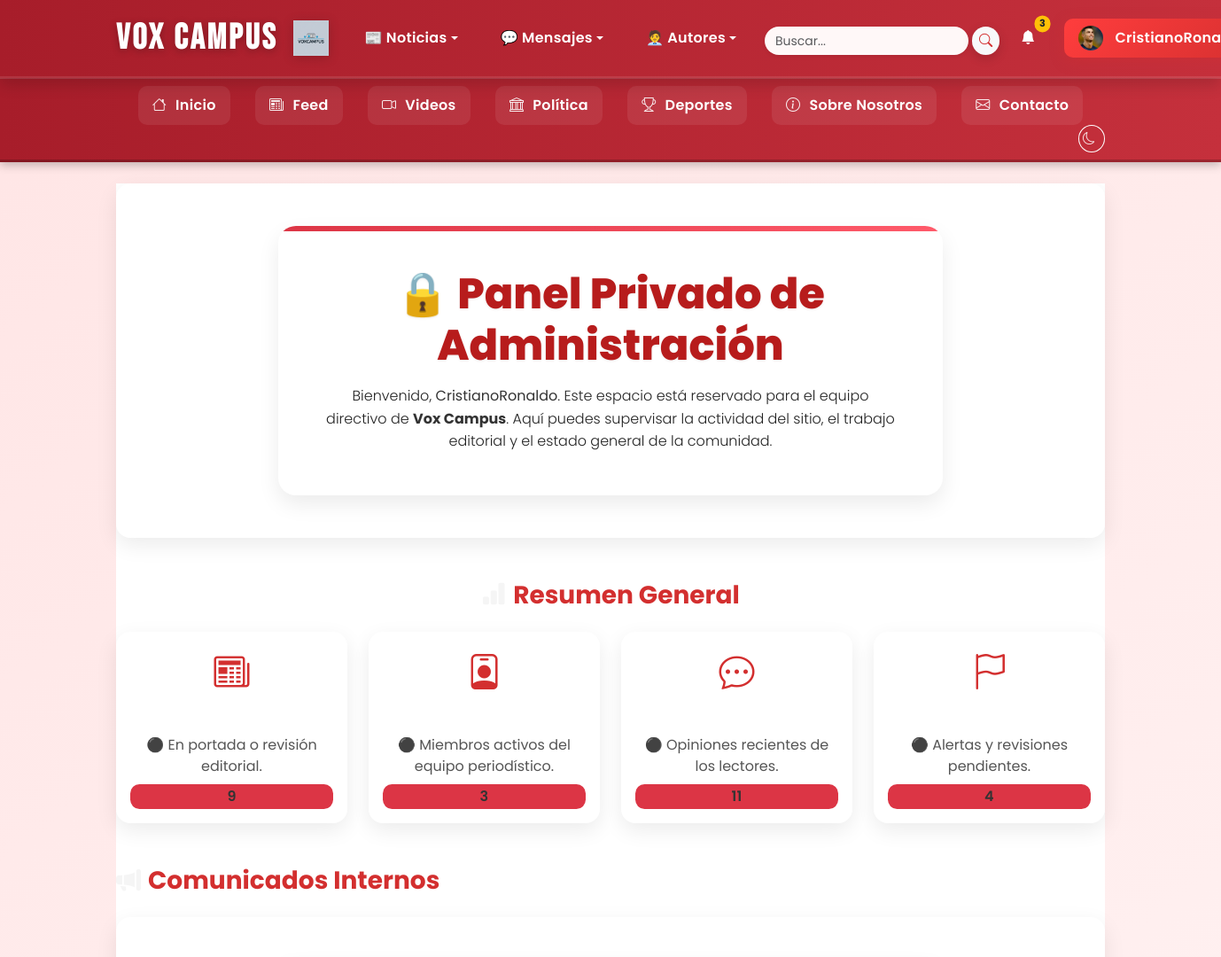
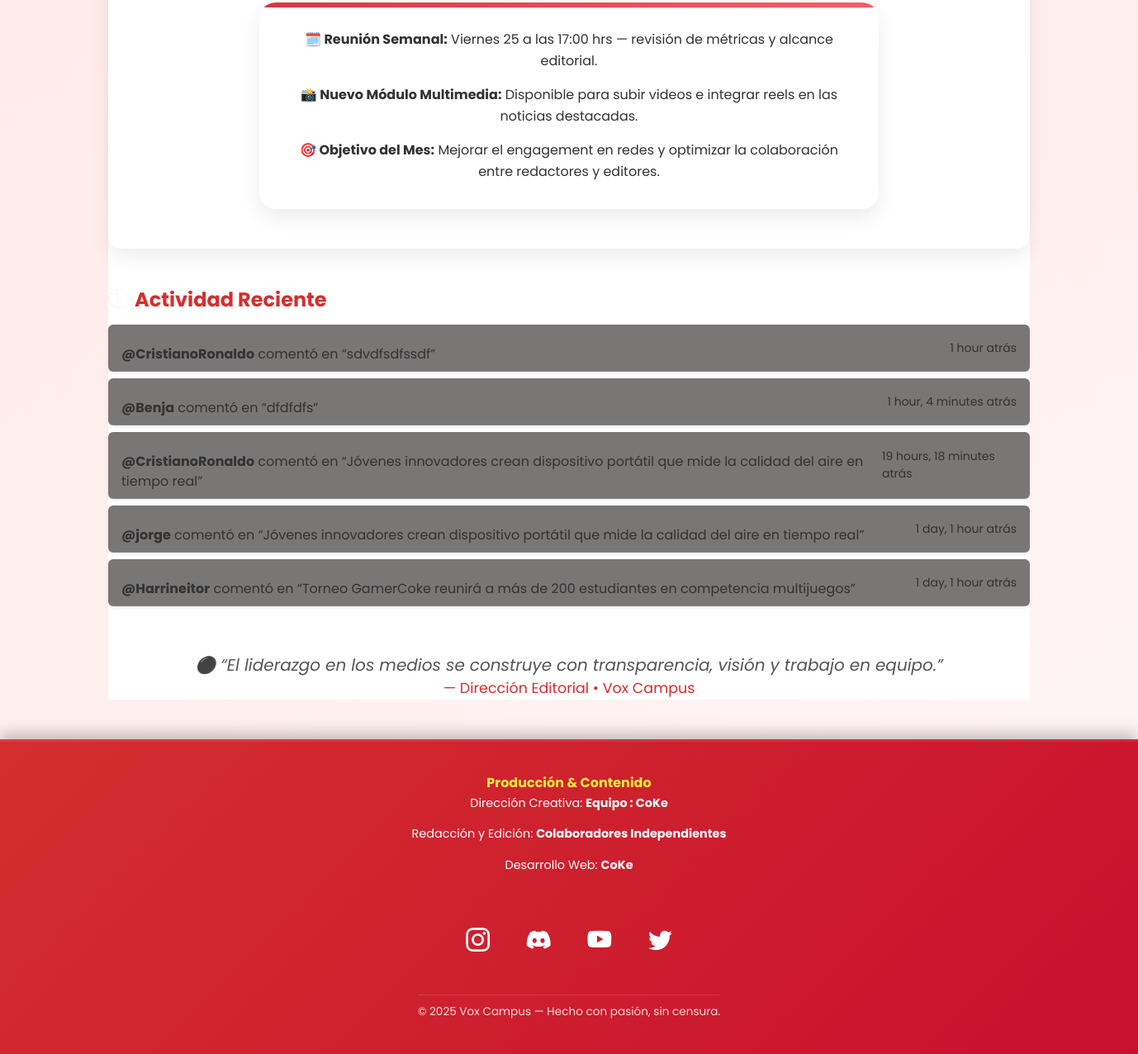
The app's page /inicio-privado/ (signed in) with its own data (2 pictures, top to bottom).
### noticias/models.py (models this page shows, shortened)
class Perfil(models.Model):
    user = models.OneToOneField(User, on_delete=models.CASCADE, related_name='perfil')
    bio = models.TextField(blank=True, null=True)
    avatar = models.ImageField(upload_to='avatares/', blank=True, null=True)
    banner = models.ImageField(upload_to='banners/', blank=True, null=True)
    ultima_actividad = models.DateTimeField(default=timezone.now)
    twitter = models.URLField(max_length=200, blank=True, null=True)
    github = models.URLField(max_length=200, blank=True, null=True)
    instagram = models.URLField(max_length=200, blank=True, null=True)
    linkedin = models.URLField(max_length=200, blank=True, null=True)
    sitio_web = models.URLField(max_length=200, blank=True, null=True)
    rol = models.CharField(
        max_length=20,
        choices=[('autor', 'Autor'), ('admin', 'Administrador')],
        default='autor'
    )

class Actividad(models.Model):
    usuario = models.ForeignKey(User, on_delete=models.CASCADE)
    accion = models.CharField(max_length=255)
    fecha = models.DateTimeField(auto_now_add=True)
    url = models.CharField(max_length=255, blank=True)

### noticias/views.py (the view)
# urls.py: path('inicio-privado/', views.inicio_privado, name='panel_privado'),
@login_required
def inicio_privado(request):
    total_noticias = Noticia.objects.count()
    total_colaboradores = User.objects.filter(
        noticias__isnull=False,
        is_superuser=False
    ).distinct().count()
    total_comentarios = Respuesta.objects.count()
    total_reportes = Reporte.objects.count()
    actividades = Actividad.objects.order_by('-fecha')[:5]
    context = {
        'total_noticias': total_noticias,
        'total_colaboradores': total_colaboradores,
        'total_comentarios': total_comentarios,
        'total_reportes': total_reportes,
        'actividades': actividades,
    }
    return render(request, 'noticias/panel_privado.html', context)

### templates/noticias/panel_privado.html (shortened to what this page needs)
{% extends 'noticias/base.html' %}
{% load static %}
{% block content %}
<div class="panel-privado">
  <div class="card bg-gradient-danger text-white shadow-lg mb-5 border-0"
       style="background:linear-gradient(135deg,#b71c1c,#d32f2f);">
    <div class="card-body text-center p-5">
      <h1 class="fw-bold display-5 mb-3">🔒 Panel Privado de Administración</h1>
      <p class="lead mb-0">
        Bienvenido, <strong>{{ user.username }}</strong>.
        Este espacio está reservado para el equipo directivo de <span class="fw-bold">Vox Campus</span>.
        Aquí puedes supervisar la actividad del sitio, el trabajo editorial y el estado general de la comunidad.
      </p>
    </div>
  </div>
  <section class="mb-5">
    <h3 class="fw-bold text-danger mb-4 text-center"><i class="bi bi-bar-chart-fill me-2"></i>Resumen General</h3>
    <div class="row g-4 text-center">
      <div class="col-md-3">
        <div class="card border-0 shadow-sm p-3">
          <i class="bi bi-newspaper fs-1 text-danger mb-2"></i>
          <h5 class="fw-bold">Noticias Activas</h5>
          <p class="text-muted mb-0">En portada o revisión editorial.</p>
          <span class="badge bg-danger mt-2 fs-6">{{ total_noticias }}</span>
        </div>
      </div>
      <div class="col-md-3">
        <div class="card border-0 shadow-sm p-3">
          <i class="bi bi-person-badge fs-1 text-danger mb-2"></i>
          <h5 class="fw-bold">Colaboradores</h5>
          <p class="text-muted mb-0">Miembros activos del equipo periodístico.</p>
          <span class="badge bg-danger mt-2 fs-6">{{ total_colaboradores }}</span>
        </div>
      </div>
      <div class="col-md-3">
        <div class="card border-0 shadow-sm p-3">
          <i class="bi bi-chat-dots fs-1 text-danger mb-2"></i>
          <h5 class="fw-bold">Comentarios</h5>
          <p class="text-muted mb-0">Opiniones recientes de los lectores.</p>
          <span class="badge bg-danger mt-2 fs-6">{{ total_comentarios }}</span>
        </div>
      </div>
      <div class="col-md-3">
        <div class="card border-0 shadow-sm p-3">
          <i class="bi bi-flag fs-1 text-danger mb-2"></i>
          <h5 class="fw-bold">Reportes</h5>
          <p class="text-muted mb-0">Alertas y revisiones pendientes.</p>
          <span class="badge bg-danger mt-2 fs-6">{{ total_reportes }}</span>
        </div>
      </div>
    </div>
  </section>
  <section class="mb-5">
    <h3 class="fw-bold text-danger mb-4"><i class="bi bi-megaphone-fill me-2"></i>Comunicados Internos</h3>
    <div class="card border-0 shadow-sm">
      <div class="card-body">
        <p class="mb-3"><strong>🗓️ Reunión Semanal:</strong> Viernes 25 a las 17:00 hrs — revisión de métricas y alcance editorial.</p>
        <p class="mb-3"><strong>📸 Nuevo Módulo Multimedia:</strong> Disponible para subir videos e integrar reels en las noticias destacadas.</p>
        <p class="mb-0"><strong>🎯 Objetivo del Mes:</strong> Mejorar el engagement en redes y optimizar la colaboración entre redactores y editores.</p>
      </div>
    </div>
  </section>
  <section class="mt-5">
    <h4 class="text-danger fw-bold mb-3"><i class="bi bi-clock-history me-2"></i>Actividad Reciente</h4>
    <div class="list-group">
      {% for a in actividades %}
      <a href="{{ a.url }}" class="list-group-item bg-dark text-white border-0 mb-2 rounded shadow-sm">
        <div class="d-flex justify-content-between align-items-center">
          <span>
            <strong>@{{ a.usuario.username }}</strong> {{ a.accion }}
          </span>
          <small class="card-text">{{ a.fecha|timesince }} atrás</small>
        </div>
      </a>
      {% empty %}
      <p class="card-text">No hay actividad reciente registrada.</p>
      {% endfor %}
    </div>
  </section>
  <section class="text-center mt-5 mb-5">
    <blockquote class="blockquote">
      <p class="fs-5 text-muted fst-italic">“El liderazgo en los medios se construye con transparencia, visión y trabajo en equipo.”</p>
      <footer class="blockquote-footer text-danger">Dirección Editorial • Vox Campus</footer>
    </blockquote>
  </section>
</div>
{% endblock %}

### templates/noticias/base.html (shortened to what this page needs)
{% load static %}
<!DOCTYPE html>
<html lang="es">
<head>
   <link href="https://cdn.jsdelivr.net/npm/bootstrap@5.3.2/dist/css/bootstrap.min.css" rel="stylesheet" />
   <link href="https://cdn.jsdelivr.net/npm/bootstrap-icons@1.11.1/font/bootstrap-icons.css" rel="stylesheet" />
   <link rel="stylesheet" href="{% static 'webnoticias/css/style.css' %}?v=v38" />
</head>
<body>
<nav class="navbar navbar-expand-lg navbar-dark bg-danger shadow">
   <div class="container">
      <a class="navbar-brand d-flex align-items-center fw-bold"
         href="{% if user.is_authenticated and user.is_superuser %}{% url 'panel_privado' %}{% else %}{% url 'index' %}{% endif %}">
         <span class="me-2 text-white">Vox Campus</span>
         <img src="{% static 'WebNoticias/img/logo.png' %}" alt="Logo Vox Campus"
              style="height:40px; width:auto; object-fit:contain;" />
      </a>
      <div class="collapse navbar-collapse" id="navbarNav">
         <ul class="navbar-nav mx-auto align-items-center gap-2">
            {% if user.is_authenticated and user.is_superuser or user.is_authenticated and user.is_staff %}
               <li class="nav-item dropdown">
                  <a class="nav-link dropdown-toggle" href="#" id="noticiasDropdown" role="button" data-bs-toggle="dropdown">
                     📰 Noticias
                  </a>
               </li>
            {% endif %}
            {% if user.is_authenticated %}
               <li class="nav-item dropdown">
                  <a class="nav-link dropdown-toggle" href="#" id="mensajesDropdown" role="button" data-bs-toggle="dropdown">
                     💬 Mensajes
                  </a>
               </li>
            {% endif %}
            {% if user.is_authenticated %}
               <li class="nav-item dropdown has-dot">
                  <a class="nav-link dropdown-toggle" href="#" id="reporterosDropdown" role="button" data-bs-toggle="dropdown">
                     🧑‍💼 Autores
                  </a>
               </li>
            {% endif %}
         </ul>
         <ul class="navbar-nav align-items-center gap-0">
            {% if user.is_authenticated %}
               <li class="nav-item">
                  <form id="buscador" class="d-flex align-items-center" role="search" method="get" action="{% url 'buscar' %}">
                     <input id="input-busqueda" class="form-control form-control-sm rounded-pill shadow-sm border-0 me-1"
                            type="search" placeholder="Buscar..." name="q" required />
                     <button class="btn btn-light btn-sm rounded-pill px-2 py-0" type="submit" style="height:32px;">
                        <i class="bi bi-search text-danger"></i>
                     </button>
                  </form>
               </li>
               <li class="nav-item position-relative">
                  <a href="{% url 'notificaciones' %}" class="nav-link position-relative">
                     <i class="bi bi-bell-fill"></i>
                     {% if notif_count > 0 %}
                        <span class="position-absolute top-0 start-100 translate-middle badge rounded-pill bg-warning text-dark">
                           {{ notif_count }}
                        </span>
                     {% endif %}
                  </a>
               </li>
               <li class="nav-item dropdown">
                  <a class="nav-link dropdown-toggle btn-login px-3 py-2" href="#" id="userDropdown"
                     role="button" data-bs-toggle="dropdown">
                     {% if user.perfil.avatar %}
                        <img src="{{ user.perfil.avatar.url }}" alt="avatar"
                             style="width:28px; height:28px; border-radius:50%; object-fit:cover; margin-right:6px;" />
                     {% else %}
                        <i class="bi bi-person-circle me-1"></i>
                     {% endif %}
                     {{ user.username }}
                  </a>
               </li>
            {% endif %}
         </ul>
      </div>
   </div>
</nav>
   <div class="subnav">
      <div class="container text-center py-2">
         {% if user.is_authenticated and user.is_superuser %}
            <a href="{% url 'panel_privado' %}" class="subnav-link"><i class="bi bi-house-door"></i> Inicio Privado</a>
         {% else %}
            <a href="{% url 'index' %}" class="subnav-link"><i class="bi bi-house"></i> Inicio</a>
         {% endif %}
         <a href="{% url 'feed' %}" class="subnav-link"><i class="bi bi-newspaper"></i> Feed</a>
         <a href="{% url 'videos' %}" class="subnav-link"><i class="bi bi-camera-video"></i> Videos</a>
         <a href="{% url 'politica' %}" class="subnav-link"><i class="bi bi-bank"></i> Política</a>
         <a href="{% url 'deportes' %}" class="subnav-link"><i class="bi bi-trophy"></i> Deportes</a>
         <a href="{% url 'sobre' %}" class="subnav-link"><i class="bi bi-info-circle"></i> Sobre Nosotros</a>
         <a href="{% url 'contacto' %}" class="subnav-link"><i class="bi bi-envelope"></i> Contacto</a>
         <li class="nav-item d-flex align-items-center ms-2">
            <button id="theme-toggle" class="btn btn-outline-light btn-sm rounded-circle p-1" title="Cambiar tema">
               <i class="bi bi-moon"></i>
            </button>
         </li>
      </div>
   </div>
   <main class="container my-4">
      {% block content %}{% endblock %}
   </main>
   <footer class="footer-premium">
      <div class="footer-container">
         <div class="footer-credits">
            <h4>Producción & Contenido</h4>
            <p>Dirección Creativa: <strong>Equipo : CoKe</strong></p>
            <p>Redacción y Edición: <strong>Colaboradores Independientes</strong></p>
            <p>Desarrollo Web: <strong>CoKe</strong></p>
         </div>
         <div class="footer-social">
            <a href="https://www.instagram.com" target="_blank" class="social-icon"><i class="bi bi-instagram"></i></a>
            <a href="https://discord.com" target="_blank" class="social-icon"><i class="bi bi-discord"></i></a>
            <a href="https://www.youtube.com" target="_blank" class="social-icon"><i class="bi bi-youtube"></i></a>
            <a href="https://twitter.com" target="_blank" class="social-icon"><i class="bi bi-twitter"></i></a>
         </div>
         <div class="footer-bottom">
            <p>&copy; 2025 Vox Campus — Hecho con pasión, sin censura.</p>
         </div>
      </div>
   </footer>
</body>
</html>

### records on screen
Actividad: usuario.username "CristianoRonaldo", accion "comentó en “sdvdfsdfssdf”", fecha "1 hour"
Actividad: usuario.username "Benja", accion "comentó en “dfdfdfs”", fecha "1 hour, 4 minutes"
Actividad: usuario.username "CristianoRonaldo", accion "comentó en “Jóvenes innovadores crean dispositivo portátil que mide la calidad del aire en tiempo real”", fecha "19 hours, 18 minutes"
Actividad: usuario.username "jorge", accion "comentó en “Jóvenes innovadores crean dispositivo portátil que mide la calidad del aire en tiempo real”", fecha "1 day, 1 hour"
Actividad: usuario.username "Harrineitor", accion "comentó en “Torneo GamerCoke reunirá a más de 200 estudiantes en competencia multijuegos”", fecha "1 day, 1 hour"

### other values on screen
{{ notif_count }} "3"
{{ user.username }} "CristianoRonaldo"
{{ total_noticias }} "9"
{{ total_colaboradores }} "3"
{{ total_comentarios }} "11"
{{ total_reportes }} "4"
